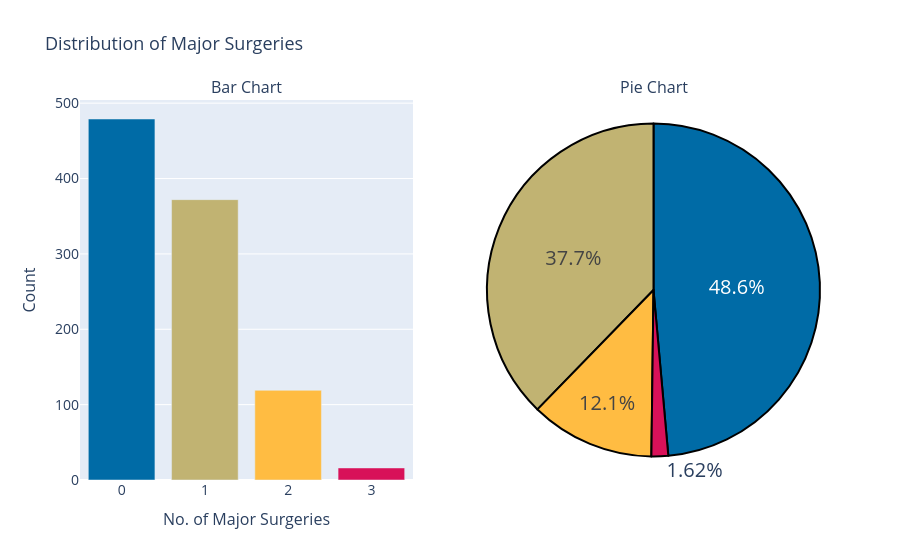

The code cell stored with this chart in its notebook:
### Code cell
colors = ['#006BA6','#C1B372','#FFBC42','#D81159']
labels = data['NumberOfMajorSurgeries'].value_counts().index

values = data['NumberOfMajorSurgeries'].value_counts()

# create pie chart

pie_chart = go.Figure(go.Pie(labels = labels, values = values, ))
pie_chart.update_traces(hoverinfo = 'label+value' , textinfo = 'percent', textfont_size = 20, 
                        marker = dict(colors = colors, line = dict( color = '#000000', width=2)))

# Bar Chart

bar_chart = go.Figure(go.Bar(x = labels, y = values, marker_color = colors))

# create subplots

fig = sp.make_subplots( rows = 1, cols = 2, column_width = [0.5,0.5], specs = [[{'type' : 'bar'}, {'type' : 'pie'}]],
                      subplot_titles = ("Bar Chart", "Pie Chart"))

# Add charts to subplots

fig.add_trace(bar_chart.data[0], row=1, col=1)
fig.add_trace(pie_chart.data[0], row=1, col=2)

# Update layout
fig.update_layout(
    showlegend=False,
    title=dict(
        text="Distribution of Major Surgeries",
        font=dict(size=18)
    ),
    xaxis=dict(
        title=dict(
            text="No. of Major Surgeries",
            font=dict(size=16)
        ),
        tickfont=dict(size=14)
    ),
    yaxis=dict(
        title=dict(
            text="Count",
            font=dict(size=16)
        ),
        tickfont=dict(size=14)
    )
)

# Show subplots
fig.show()

### Figure 1 — Plotly figure (JSON) as saved in the notebook; plotly's stock layout.template omitted (floating-point values rounded to 4 significant figures)
{"data": [{"marker": {"color": ["#006BA6", "#C1B372", "#FFBC42", "#D81159"]}, "type": "bar", "x": [0, 1, 2, 3], "xaxis": "x", "y": [479, 372, 119, 16], "yaxis": "y"}, {"domain": {"x": [0.55, 1], "y": [0, 1]}, "hoverinfo": "label+value", "labels": [0, 1, 2, 3], "marker": {"colors": ["#006BA6", "#C1B372", "#FFBC42", "#D81159"], "line": {"color": "#000000", "width": 2}}, "textfont": {"size": 20}, "textinfo": "percent", "type": "pie", "values": [479, 372, 119, 16]}], "layout": {"annotations": [{"font": {"size": 16}, "showarrow": false, "text": "Bar Chart", "x": 0.225, "xanchor": "center", "xref": "paper", "y": 1, "yanchor": "bottom", "yref": "paper"}, {"font": {"size": 16}, "showarrow": false, "text": "Pie Chart", "x": 0.775, "xanchor": "center", "xref": "paper", "y": 1, "yanchor": "bottom", "yref": "paper"}], "showlegend": false, "title": {"font": {"size": 18}, "text": "Distribution of Major Surgeries"}, "xaxis": {"anchor": "y", "domain": [0, 0.45], "tickfont": {"size": 14}, "title": {"font": {"size": 16}, "text": "No. of Major Surgeries"}}, "yaxis": {"anchor": "x", "domain": [0, 1], "tickfont": {"size": 14}, "title": {"font": {"size": 16}, "text": "Count"}}}}
